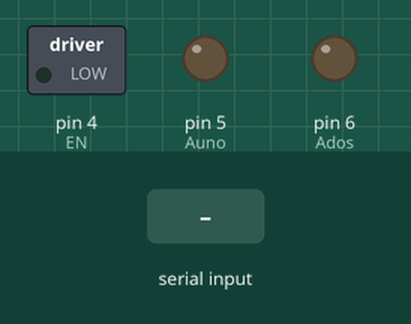
Bench run of a sketch on a simulated Arduino Uno, built with avr-gcc and run on an emulated ATmega328P. On the bench: switched loads named in the sketch (green lamp = pin HIGH), output pins drawn as LEDs (lit = HIGH). Inputs (shaded band) come from the test bench.

Above: at 1.2 s.
1.3 s: "1" received over Serial
At 2.0 s:
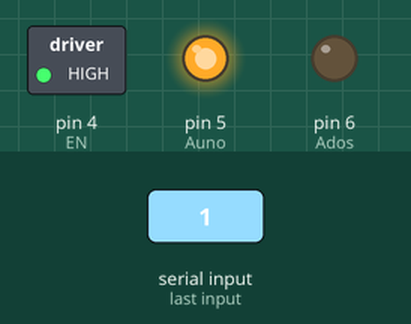
2.8 s: "2" received over Serial
At 3.1 s:
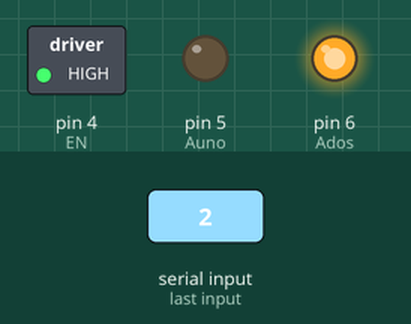
4.3 s: "0" received over Serial
At 5.5 s:
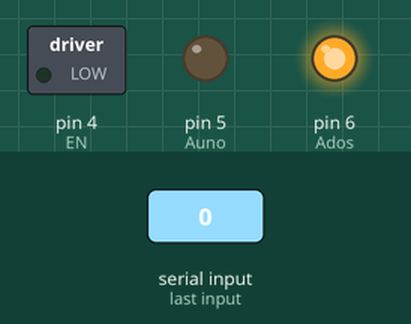
5.8 s: "3" received over Serial
At 6.6 s:
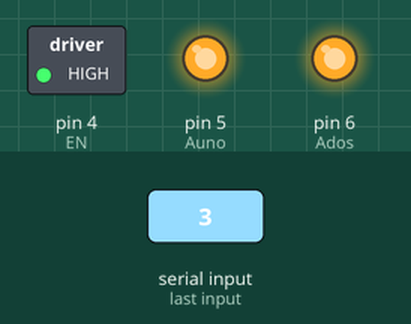
7.3 s: "0" received over Serial
At 7.8 s:
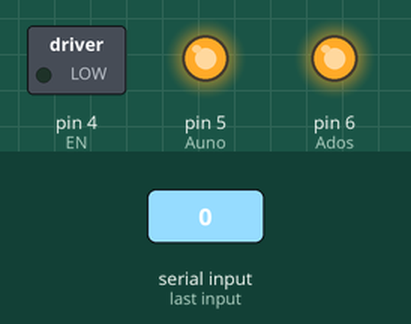
Timing chart, 0 to 9.8 s (numbered marks = the images above; inputs shaded):
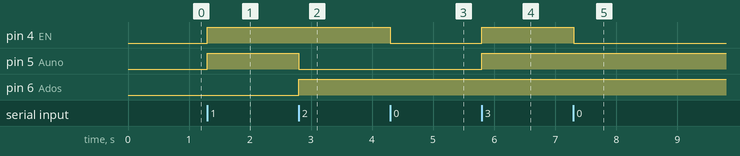

Measured:
- after the input at 1.3 s, pin 4 (EN), pin 5 (Auno): LOW → HIGH at once
- after the input at 2.8 s, pin 5 (Auno): HIGH → LOW at once; pin 6 (Ados): LOW → HIGH at once
- after the input at 4.3 s, pin 4 (EN): HIGH → LOW at once
- after the input at 5.8 s, pin 4 (EN), pin 5 (Auno): LOW → HIGH at once
- after the input at 7.3 s, pin 4 (EN): HIGH → LOW at once

The sketch:

motorConPuenteH.ino
```cpp
/*
 Sketch para mover el motor con puente H
 ---------------------------------------

 Para detener se lee               '0' por el serial
 Para mover a la derecha se lee    '1' por el serial
 Para mover a la izquierda se lee  '2' por el serial
 Para dejar libre(?)               '3' por el serial
 */

int EN   = 4;
int Auno = 5;
int Ados = 6;

char instruction;

void setup(){
  Serial.begin( 9600);
  pinMode(   EN, OUTPUT);
  pinMode( Auno, OUTPUT);
  pinMode( Ados, OUTPUT);
}

void loop(){
  if ( Serial.available() > 0){
    instruction = Serial.read();
    Serial.flush();
  }

  if ( instruction == '1'){
    moverDer();
  }
  else if ( instruction == '2'){
    moverIzq();
  }
  else if ( instruction == '0'){
    detener();
  }
  else if ( instruction == '3'){
    libertad();
  }
}

void moverDer(){
  digitalWrite( EN, HIGH);
  digitalWrite( Auno, HIGH);
  digitalWrite( Ados, LOW);
}

void moverIzq(){
  digitalWrite( EN, HIGH);
  digitalWrite( Auno, LOW);
  digitalWrite( Ados, HIGH);
}

void detener(){
  digitalWrite( EN, LOW);
}

void libertad(){
  digitalWrite( EN, HIGH);
  digitalWrite( Auno, HIGH);
  digitalWrite( Ados, HIGH);
}

/*
Referencias:
 http://quarkstream.wordpress.com/2010/01/07/arduino-8-the-h-bridge/
 http://itp.nyu.edu/physcomp/Labs/DCMotorControl
 http://www.olimex.cl/pdf/IC/SN754410.pdf
 http://www.olimex.cl/product_info.php?products_id=212&product__name=Puente_H_SN754410_para_control_de_motores_hasta_1A
 */
```
